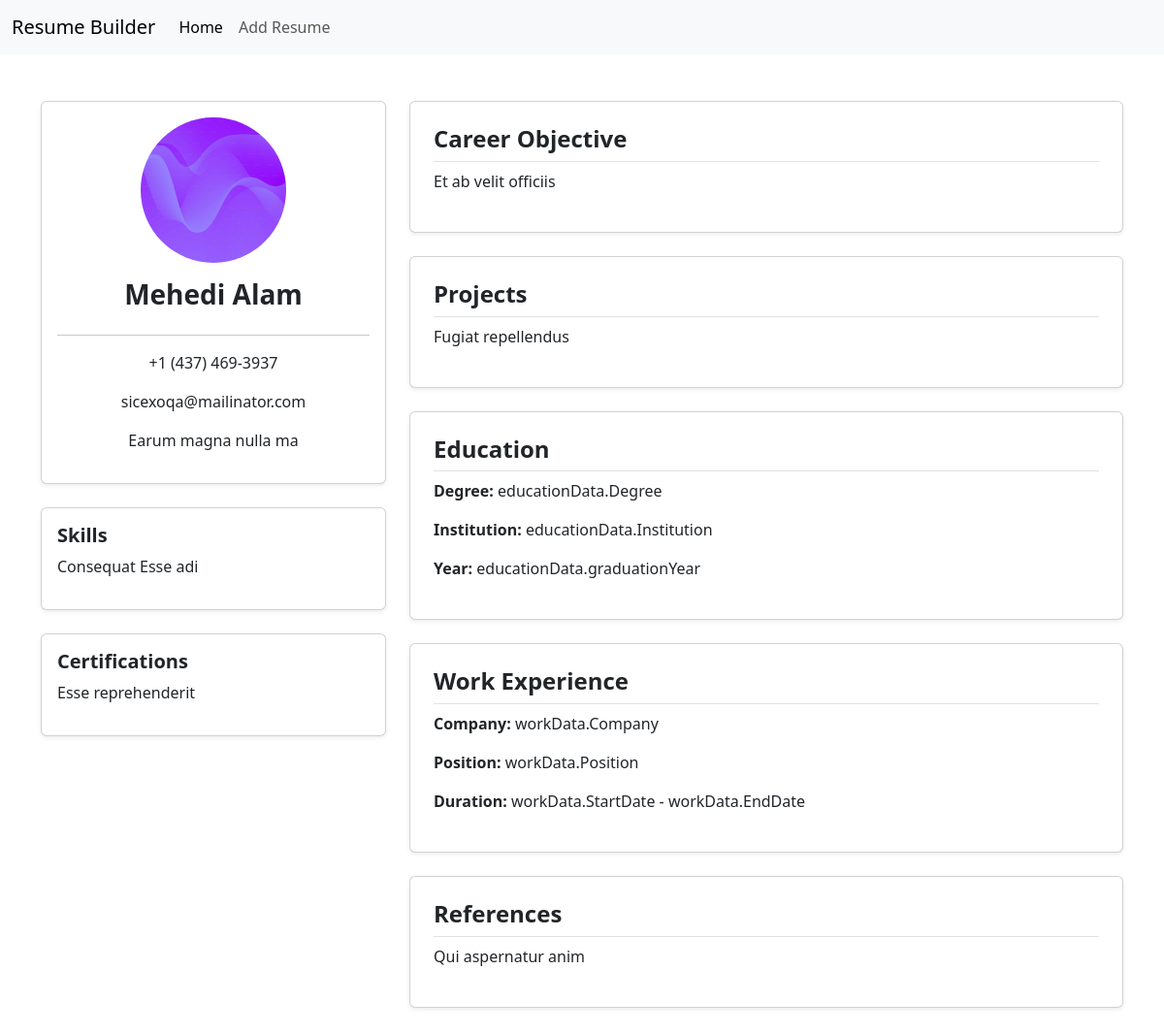
Page /viewResume/6 on the committed database.
### resumeApp/models.py (models this page shows)
class resumeModel(models.Model):
    ProfilePicture=models.ImageField(upload_to='static/profilePicture')
    FullName=models.CharField(max_length=100)
    Address=models.CharField(max_length=100)
    Phone=models.CharField(max_length=100)
    Email=models.CharField(max_length=100)
    CareerObjective=models.TextField()
    Skills=models.CharField(max_length=100)
    Certification=models.CharField(max_length=100)
    Projects=models.CharField(max_length=100)
    References=models.CharField(max_length=100)

class educationModel(models.Model):
    Degree=models.CharField(max_length=100)
    Institution=models.CharField(max_length=100)
    graduationYear=models.CharField(max_length=100)

class workModel(models.Model):
    Company=models.CharField(max_length=100)
    position=models.CharField(max_length=100)
    StartDate=models.CharField(max_length=100)
    EndDate=models.CharField(max_length=100)

### resumeProject/views.py (the view)
# urls.py: path('viewResume/<str:myid>', viewResume, name='viewResume'),
def viewResume(request,myid):
    resumeData=resumeModel.objects.get(id=myid)
    educationData=educationModel.objects.get(id=myid)
    workData=workModel.objects.get(id=myid)
    resumeDic={
        'resumeData':resumeData,
        'educationData':educationData,
        'workData':workData,
    }
    return render(request, 'viewResume.html',resumeDic)

### template/viewResume.html (shortened to what this page needs)
{% extends 'master.html' %}
{% block content %}
<div class="container my-5">
    <div class="row">
        <div class="col-md-4">
            <div class="card shadow-sm text-center p-3">
                <img class="rounded-circle mx-auto mb-3" src="/{{resumeData.ProfilePicture}}" width="150" height="150"
                    alt="">
                <h3 class="fw-bold">{{resumeData.FullName}}</h3>
                <hr>
                <p> {{resumeData.Phone}}</p>
                <p> {{resumeData.Email}}</p>
                <p> {{resumeData.Address}}</p>
            </div>
            <div class="card shadow-sm mt-4 p-3">
                <h5 class="fw-bold">Skills</h5>
                <p>{{resumeData.Skills}}</p>
            </div>
            <div class="card shadow-sm mt-4 p-3">
                <h5 class="fw-bold">Certifications</h5>
                <p>{{resumeData.Certification}}</p>
            </div>
        </div>
        <div class="col-md-8">
            <div class="card shadow-sm p-4 mb-4">
                <h4 class="fw-bold border-bottom pb-2">Career Objective</h4>
                <p>{{resumeData.CareerObjective}}</p>
            </div>
            <div class="card shadow-sm p-4 mb-4">
                <h4 class="fw-bold border-bottom pb-2">Projects</h4>
                <p>{{resumeData.Projects}}</p>
            </div>
            <div class="card shadow-sm p-4 mb-4">
                <h4 class="fw-bold border-bottom pb-2">Education</h4>
                <p><strong>Degree:</strong> {{educationData.Degree}}</p>
                <p><strong>Institution:</strong> {{educationData.Institution}}</p>
                <p><strong>Year:</strong> {{educationData.graduationYear}}</p>
            </div>
            <div class="card shadow-sm p-4 mb-4">
                <h4 class="fw-bold border-bottom pb-2">Work Experience</h4>
                <p><strong>Company:</strong> {{workData.Company}}</p>
                <p><strong>Position:</strong> {{workData.position}}</p>
                <p><strong>Duration:</strong> {{workData.StartDate}} - {{workData.EndDate}}</p>
            </div>
            <div class="card shadow-sm p-4">
                <h4 class="fw-bold border-bottom pb-2">References</h4>
                <p>{{resumeData.References}}</p>
            </div>
        </div>
    </div>
</div>
{% endblock content %}

### rows in the picture
resumeModel: ProfilePicture (picture), FullName "Mehedi Alam", Phone "+1 (437) 469-3937", Email "sicexoqa@mailinator.com", Address "Earum magna nulla ma", Skills "Consequat Esse adi", Certification "Esse reprehenderit", CareerObjective "Et ab velit officiis", Projects "Fugiat repellendus", References "Qui aspernatur anim"
educationModel: Degree "educationData.Degree", Institution "educationData.Institution", graduationYear "educationData.graduationYear"
workModel: Company "workData.Company", position "workData.Position", StartDate "workData.StartDate", EndDate "workData.EndDate"
